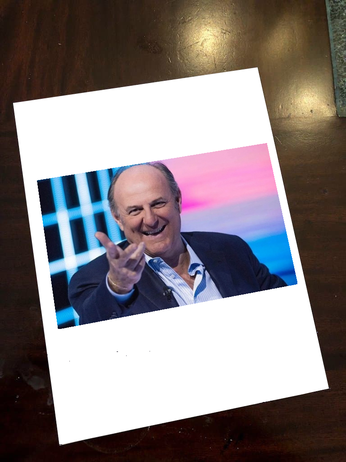
#> input picture opencv_exercises/data/gerry.png, 346 x 462 px, shrunk from 768 x 1024 before the run, given in place of right.png, which was not available
$ python panorama.py
#> lines starting #> are read from the running program, lines starting #| are printed output that depends on the picture; pictures that were not available may be replaced by others from this repository, and a replacement may not be noted
import numpy as np
import cv2
import matplotlib.pyplot as plt

# Load the images
img1 = cv2.imread('data/right.png')
#> img1 is the input picture: shape (462, 346, 3); mean B, G, R 130, 128.6, 137.1
img2 = cv2.imread('data/left.png')
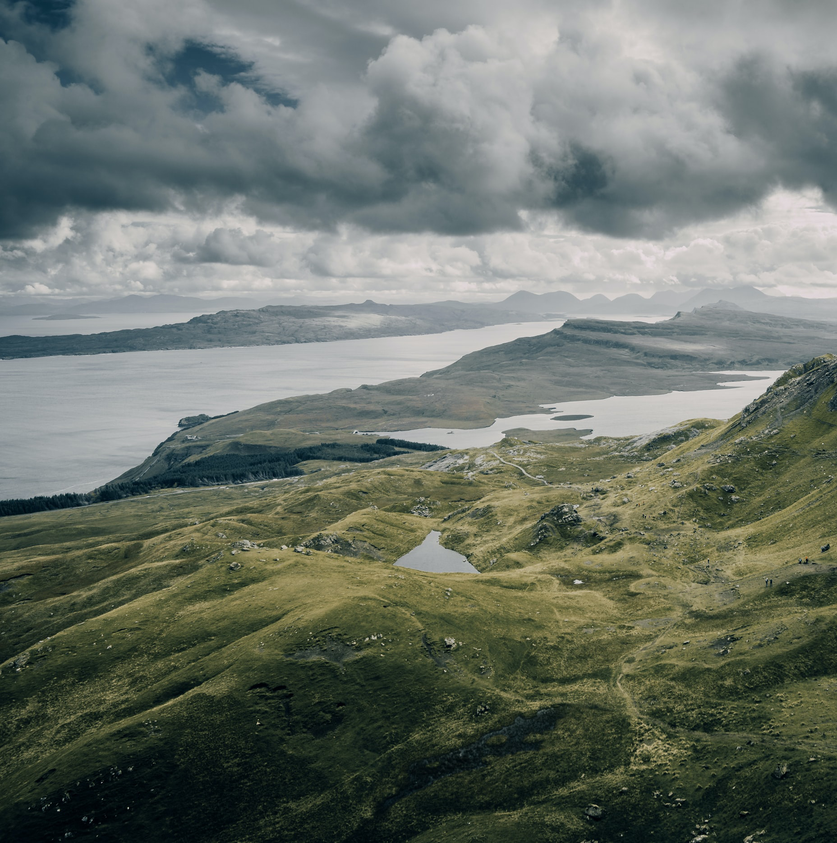
#> input picture opencv_exercises/data/left.png, 837 x 843 px, shrunk from 1856 x 1869 before the run
#> img2 is the input picture: shape (843, 837, 3); mean B, G, R 105.7, 114.9, 107.6

# Initialize ORB feature detector
orb = cv2.ORB_create()

# Detect keypoints and compute descriptors
kpts1, desc1 = orb.detectAndCompute(img1, None)
#> kpts1 = 500 keypoints; strongest (x, y, size): (58, 327, 31), (37, 181, 31), (60, 327, 44.6), (59, 328, 37.2)
kpts2, desc2 = orb.detectAndCompute(img2, None)
#> kpts2 = 500 keypoints; strongest (x, y, size): (576, 580, 31), (375, 638, 31), (372, 637, 31), (450, 645, 31)

# Initialize BFMatcher for feature matching
matcher = cv2.BFMatcher(cv2.NORM_HAMMING)
matches = matcher.knnMatch(desc1, desc2, k=2)
#> matches = 500 matches

# Apply ratio test to filter good matches
good_matches = []
for m, n in matches:
    if m.distance < 0.8 * n.distance:
        good_matches.append(m)
#> after the loop, good_matches = 12 matches

# Ensure there are enough good matches to compute homography
if len(good_matches) > 4:
    src_points = np.float32([kpts1[m.queryIdx].pt for m in good_matches])
#> src_points = [[49, 261], [178, 305], [44, 227], [81, 218], [92, 201], [71, 275], [177.6, 304.8], [175.7, 303.8], [102.2, 213.1], [189.1, 281.2], [188.1, 280.7], [197.1, 290.2]]
    dst_points = np.float32([kpts2[m.trainIdx].pt for m in good_matches])
#> dst_points = [[298.6, 465.3], [298.6, 465.3], [447.6, 447.6], [298.6, 465.3], [298.6, 465.3], [373.2, 637.6], [298.6, 465.3], [298.6, 465.3], [615.1, 543.4], [373.2, 637.6], [373.2, 637.6], [623.8, 788]]

    # Compute homography matrix
    M, _ = cv2.findHomography(src_points, dst_points, cv2.RANSAC, 5.0)
#> M = [[9.08, -4.09, -733.4], [9.59, -7.65, 50.44], [0.0244, -0.0216, 1]]

    # Warp the first image to align with the second
    panorama_width = img1.shape[1] + img2.shape[1]
#> panorama_width = 1183
    panorama_height = max(img1.shape[0], img2.shape[0])
#> panorama_height = 843
    panorama = cv2.warpPerspective(img1, M, (panorama_width, panorama_height))
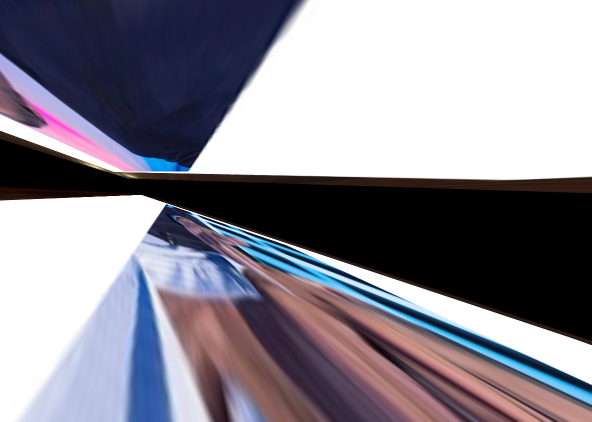
#> panorama: shape (843, 1183, 3) (shown at 1/2 size); mean B, G, R 146.5, 135.8, 138.7

    # Blend the second image into the panorama
    panorama[0:img2.shape[0], 0:img2.shape[1]] = img2
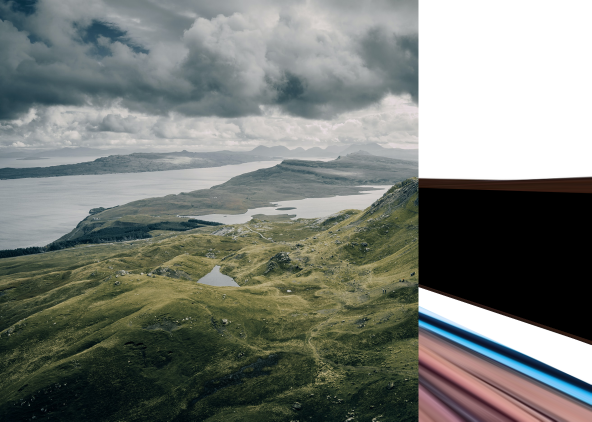
#> panorama: shape (843, 1183, 3) (shown at 1/2 size); mean B, G, R 118.2, 124.3, 120

    # Display the result with WINDOW_KEEPRATIO flag
    cv2.namedWindow('Panorama', cv2.WINDOW_KEEPRATIO)
    cv2.imshow('Panorama', panorama)
    cv2.waitKey(0)
    cv2.destroyAllWindows()
else:
    print("Not enough good matches to create a panorama.")
